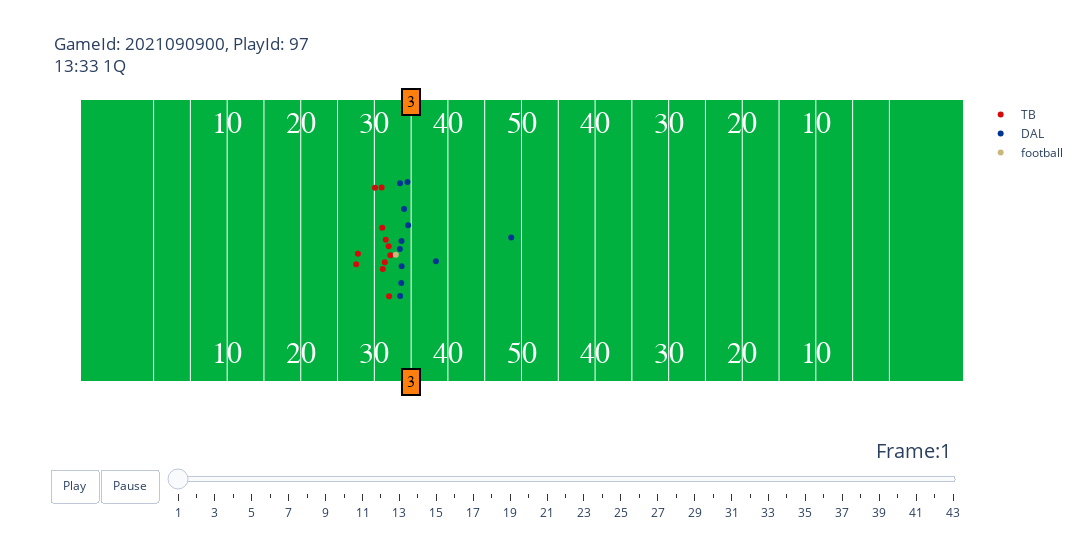

Notebook cell for this chart:
### Code cell
animate_play(df_tracking,df_play,df_players,df_pffScoutingData,2021090900,97).show()

### Figure 1 — Plotly figure (JSON) as saved in the notebook; plotly's stock layout.template omitted (floating-point values rounded to 4 significant figures)
{"data": [{"hoverinfo": "none", "mode": "text", "showlegend": false, "text": ["10", "20", "30", "40", "50", "40", "30", "20", "10"], "textfont": {"color": "#ffffff", "family": "Courier New, monospace", "size": 30}, "type": "scatter", "x": [20, 30, 40, 50, 60, 70, 80, 90, 100], "y": [5, 5, 5, 5, 5, 5, 5, 5, 5]}, {"hoverinfo": "none", "mode": "text", "showlegend": false, "text": ["10", "20", "30", "40", "50", "40", "30", "20", "10"], "textfont": {"color": "#ffffff", "family": "Courier New, monospace", "size": 30}, "type": "scatter", "x": [20, 30, 40, 50, 60, 70, 80, 90, 100], "y": [48.5, 48.5, 48.5, 48.5, 48.5, 48.5, 48.5, 48.5, 48.5]}, {"hoverinfo": "none", "line": {"color": "blue", "dash": "dash"}, "showlegend": false, "type": "scatter", "x": [null, null], "y": [0, 53.5]}, {"hoverinfo": "none", "line": {"color": "yellow", "dash": "dash"}, "showlegend": false, "type": "scatter", "x": [null, null], "y": [0, 53.5]}, {"hoverinfo": "text", "hovertext": ["nflId:25511.0<br>displayName:Tom Brady<br>Position:QB<br>Role:Pass", "nflId:35481.0<br>displayName:Rob Gronkowski<br>Position:TE-L<br>Role:Pass Route", "nflId:35634.0<br>displayName:Antonio Brown<br>Position:LWR<br>Role:Pass Route", "nflId:39985.0<br>displayName:Giovani Bernard<br>Position:HB-R<br>Role:Pass Route", "nflId:40151.0<br>displayName:Ryan Jensen<br>Position:C<br>Role:Pass Block", "nflId:41233.0<br>displayName:Mike Evans<br>Position:RWR<br>Role:Pass Route", "nflId:42377.0<br>displayName:Donovan Smith<br>Position:LT<br>Role:Pass Block", "nflId:42404.0<br>displayName:Ali Marpet<br>Position:LG<br>Role:Pass Block", "nflId:44896.0<br>displayName:Chris Godwin<br>Position:SLWR<br>Role:Pass Route", "nflId:46163.0<br>displayName:Alex Cappa<br>Position:RG<br>Role:Pass Block", "nflId:52421.0<br>displayName:Tristan Wirfs<br>Position:RT<br>Role:Pass Block"], "marker": {"color": "#D50A0A"}, "mode": "markers", "name": "TB", "type": "scatter", "x": [37.77, 41.08, 40.99, 37.54, 42.18, 42.01, 41.55, 41.95, 40.09, 41.42, 41.15], "y": [24.22, 29.15, 36.74, 22.26, 23.97, 16.19, 26.89, 25.66, 36.72, 22.63, 21.36]}, {"hoverinfo": "text", "hovertext": ["nflId:41263.0<br>displayName:Demarcus Lawrence<br>Position:LEO<br>Role:Pass Rush", "nflId:42403.0<br>displayName:Randy Gregory<br>Position:ROLB<br>Role:Pass Rush", "nflId:43306.0<br>displayName:Keanu Neal<br>Position:ROLB<br>Role:Coverage", "nflId:43478.0<br>displayName:Anthony Brown<br>Position:RCB<br>Role:Coverage", "nflId:44904.0<br>displayName:Jourdan Lewis<br>Position:SCBR<br>Role:Coverage", "nflId:44955.0<br>displayName:Carlos Watkins<br>Position:DRT<br>Role:Pass Rush", "nflId:44962.0<br>displayName:Damontae Kazee<br>Position:FS<br>Role:Coverage", "nflId:47996.0<br>displayName:Donovan Wilson<br>Position:LILB<br>Role:Coverage", "nflId:52459.0<br>displayName:Trevon Diggs<br>Position:LCB<br>Role:Coverage", "nflId:53441.0<br>displayName:Micah Parsons<br>Position:LILB<br>Role:Pass Rush", "nflId:53504.0<br>displayName:Osa Odighizuwa<br>Position:RE<br>Role:Pass Rush"], "marker": {"color": "#003594"}, "mode": "markers", "name": "DAL", "type": "scatter", "x": [43.66, 44.03, 44.59, 43.49, 44.5, 43.47, 58.6, 48.36, 43.5, 43.71, 43.69], "y": [18.7, 32.69, 29.62, 37.55, 37.78, 25.14, 27.33, 22.8, 16.27, 21.88, 26.67]}, {"hoverinfo": "none", "marker": {"color": "#CBB67C"}, "mode": "markers", "name": "football", "type": "scatter", "x": [42.92], "y": [24.04]}], "layout": {"annotations": [{"align": "center", "bgcolor": "#ff7f0e", "bordercolor": "black", "borderpad": 4, "borderwidth": 2, "font": {"color": "black", "family": "Courier New, monospace", "size": 16}, "opacity": 1, "showarrow": false, "text": "3", "x": 45, "y": 0}, {"align": "center", "bgcolor": "#ff7f0e", "bordercolor": "black", "borderpad": 4, "borderwidth": 2, "font": {"color": "black", "family": "Courier New, monospace", "size": 16}, "opacity": 1, "showarrow": false, "text": "3", "x": 45, "y": 53}], "autosize": false, "height": 540, "plot_bgcolor": "#00B140", "sliders": [{"active": 0, "currentvalue": {"font": {"size": 20}, "prefix": "Frame:", "visible": true, "xanchor": "right"}, "len": 0.9, "pad": {"b": 10, "t": 50}, "steps": [{"args": [[1], {"frame": {"duration": 100, "redraw": false}, "mode": "immediate", "transition": {"duration": 0}}], "label": "1", "method": "animate"}, {"args": [[2], {"frame": {"duration": 100, "redraw": false}, "mode": "immediate", "transition": {"duration": 0}}], "label": "2", "method": "animate"}, {"args": [[3], {"frame": {"duration": 100, "redraw": false}, "mode": "immediate", "transition": {"duration": 0}}], "label": "3", "method": "animate"}, {"args": [[4], {"frame": {"duration": 100, "redraw": false}, "mode": "immediate", "transition": {"duration": 0}}], "label": "4", "method": "animate"}, {"args": [[5], {"frame": {"duration": 100, "redraw": false}, "mode": "immediate", "transition": {"duration": 0}}], "label": "5", "method": "animate"}, {"args": [[6], {"frame": {"duration": 100, "redraw": false}, "mode": "immediate", "transition": {"duration": 0}}], "label": "6", "method": "animate"}, {"args": [[7], {"frame": {"duration": 100, "redraw": false}, "mode": "immediate", "transition": {"duration": 0}}], "label": "7", "method": "animate"}, {"args": [[8], {"frame": {"duration": 100, "redraw": false}, "mode": "immediate", "transition": {"duration": 0}}], "label": "8", "method": "animate"}, {"args": [[9], {"frame": {"duration": 100, "redraw": false}, "mode": "immediate", "transition": {"duration": 0}}], "label": "9", "method": "animate"}, {"args": [[10], {"frame": {"duration": 100, "redraw": false}, "mode": "immediate", "transition": {"duration": 0}}], "label": "10", "method": "animate"}, {"args": [[11], {"frame": {"duration": 100, "redraw": false}, "mode": "immediate", "transition": {"duration": 0}}], "label": "11", "method": "animate"}, {"args": [[12], {"frame": {"duration": 100, "redraw": false}, "mode": "immediate", "transition": {"duration": 0}}], "label": "12", "method": "animate"}, {"args": [[13], {"frame": {"duration": 100, "redraw": false}, "mode": "immediate", "transition": {"duration": 0}}], "label": "13", "method": "animate"}, {"args": [[14], {"frame": {"duration": 100, "redraw": false}, "mode": "immediate", "transition": {"duration": 0}}], "label": "14", "method": "animate"}, {"args": [[15], {"frame": {"duration": 100, "redraw": false}, "mode": "immediate", "transition": {"duration": 0}}], "label": "15", "method": "animate"}, {"args": [[16], {"frame": {"duration": 100, "redraw": false}, "mode": "immediate", "transition": {"duration": 0}}], "label": "16", "method": "animate"}, {"args": [[17], {"frame": {"duration": 100, "redraw": false}, "mode": "immediate", "transition": {"duration": 0}}], "label": "17", "method": "animate"}, {"args": [[18], {"frame": {"duration": 100, "redraw": false}, "mode": "immediate", "transition": {"duration": 0}}], "label": "18", "method": "animate"}, {"args": [[19], {"frame": {"duration": 100, "redraw": false}, "mode": "immediate", "transition": {"duration": 0}}], "label": "19", "method": "animate"}, {"args": [[20], {"frame": {"duration": 100, "redraw": false}, "mode": "immediate", "transition": {"duration": 0}}], "label": "20", "method": "animate"}, {"args": [[21], {"frame": {"duration": 100, "redraw": false}, "mode": "immediate", "transition": {"duration": 0}}], "label": "21", "method": "animate"}, {"args": [[22], {"frame": {"duration": 100, "redraw": false}, "mode": "immediate", "transition": {"duration": 0}}], "label": "22", "method": "animate"}, {"args": [[23], {"frame": {"duration": 100, "redraw": false}, "mode": "immediate", "transition": {"duration": 0}}], "label": "23", "method": "animate"}, {"args": [[24], {"frame": {"duration": 100, "redraw": false}, "mode": "immediate", "transition": {"duration": 0}}], "label": "24", "method": "animate"}, {"args": [[25], {"frame": {"duration": 100, "redraw": false}, "mode": "immediate", "transition": {"duration": 0}}], "label": "25", "method": "animate"}, {"args": [[26], {"frame": {"duration": 100, "redraw": false}, "mode": "immediate", "transition": {"duration": 0}}], "label": "26", "method": "animate"}, {"args": [[27], {"frame": {"duration": 100, "redraw": false}, "mode": "immediate", "transition": {"duration": 0}}], "label": "27", "method": "animate"}, {"args": [[28], {"frame": {"duration": 100, "redraw": false}, "mode": "immediate", "transition": {"duration": 0}}], "label": "28", "method": "animate"}, {"args": [[29], {"frame": {"duration": 100, "redraw": false}, "mode": "immediate", "transition": {"duration": 0}}], "label": "29", "method": "animate"}, {"args": [[30], {"frame": {"duration": 100, "redraw": false}, "mode": "immediate", "transition": {"duration": 0}}], "label": "30", "method": "animate"}, {"args": [[31], {"frame": {"duration": 100, "redraw": false}, "mode": "immediate", "transition": {"duration": 0}}], "label": "31", "method": "animate"}, {"args": [[32], {"frame": {"duration": 100, "redraw": false}, "mode": "immediate", "transition": {"duration": 0}}], "label": "32", "method": "animate"}, {"args": [[33], {"frame": {"duration": 100, "redraw": false}, "mode": "immediate", "transition": {"duration": 0}}], "label": "33", "method": "animate"}, {"args": [[34], {"frame": {"duration": 100, "redraw": false}, "mode": "immediate", "transition": {"duration": 0}}], "label": "34", "method": "animate"}, {"args": [[35], {"frame": {"duration": 100, "redraw": false}, "mode": "immediate", "transition": {"duration": 0}}], "label": "35", "method": "animate"}, {"args": [[36], {"frame": {"duration": 100, "redraw": false}, "mode": "immediate", "transition": {"duration": 0}}], "label": "36", "method": "animate"}, {"args": [[37], {"frame": {"duration": 100, "redraw": false}, "mode": "immediate", "transition": {"duration": 0}}], "label": "37", "method": "animate"}, {"args": [[38], {"frame": {"duration": 100, "redraw": false}, "mode": "immediate", "transition": {"duration": 0}}], "label": "38", "method": "animate"}, {"args": [[39], {"frame": {"duration": 100, "redraw": false}, "mode": "immediate", "transition": {"duration": 0}}], "label": "39", "method": "animate"}, {"args": [[40], {"frame": {"duration": 100, "redraw": false}, "mode": "immediate", "transition": {"duration": 0}}], "label": "40", "method": "animate"}, {"args": [[41], {"frame": {"duration": 100, "redraw": false}, "mode": "immediate", "transition": {"duration": 0}}], "label": "41", "method": "animate"}, {"args": [[42], {"frame": {"duration": 100, "redraw": false}, "mode": "immediate", "transition": {"duration": 0}}], "label": "42", "method": "animate"}, {"args": [[43], {"frame": {"duration": 100, "redraw": false}, "mode": "immediate", "transition": {"duration": 0}}], "label": "43", "method": "animate"}], "transition": {"duration": 300, "easing": "cubic-in-out"}, "x": 0.1, "xanchor": "left", "y": 0, "yanchor": "top"}], "title": {"text": "GameId: 2021090900, PlayId: 97<br>13:33 1Q"}, "updatemenus": [{"buttons": [{"args": [null, {"frame": {"duration": 100, "redraw": false}, "fromcurrent": true, "transition": {"duration": 0}}], "label": "Play", "method": "animate"}, {"args": [[null], {"frame": {"duration": 0, "redraw": false}, "mode": "immediate", "transition": {"duration": 0}}], "label": "Pause", "method": "animate"}], "direction": "left", "pad": {"r": 10, "t": 87}, "showactive": false, "type": "buttons", "x": 0.1, "xanchor": "right", "y": 0, "yanchor": "top"}], "width": 1080, "xaxis": {"autorange": false, "range": [0, 120], "showticklabels": false, "tickmode": "array", "tickvals": [10, 15, 20, 25, 30, 35, 40, 45, 50, 55, 60, 65, 70, 75, 80, 85, 90, 95, 100, 105, 110]}, "yaxis": {"autorange": false, "range": [0, 53.3], "showgrid": false, "showticklabels": false}}}
